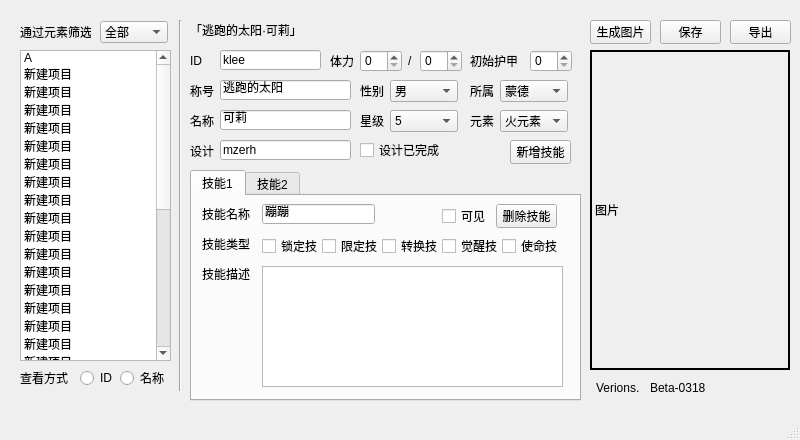
<?xml version="1.0" encoding="UTF-8"?>
<ui version="4.0">
 <class>MainWindow</class>
 <widget class="QMainWindow" name="MainWindow">
  <property name="geometry">
   <rect>
    <x>0</x>
    <y>0</y>
    <width>800</width>
    <height>440</height>
   </rect>
  </property>
  <property name="sizePolicy">
   <sizepolicy hsizetype="Preferred" vsizetype="Preferred">
    <horstretch>81</horstretch>
    <verstretch>0</verstretch>
   </sizepolicy>
  </property>
  <property name="minimumSize">
   <size>
    <width>800</width>
    <height>440</height>
   </size>
  </property>
  <property name="maximumSize">
   <size>
    <width>800</width>
    <height>440</height>
   </size>
  </property>
  <property name="windowTitle">
   <string>GK-23a 设计师编辑器</string>
  </property>
  <widget class="QWidget" name="centralwidget">
   <widget class="QTabWidget" name="tabWidget_Skill">
    <property name="geometry">
     <rect>
      <x>190</x>
      <y>170</y>
      <width>391</width>
      <height>231</height>
     </rect>
    </property>
    <property name="layoutDirection">
     <enum>Qt::LeftToRight</enum>
    </property>
    <property name="tabPosition">
     <enum>QTabWidget::North</enum>
    </property>
    <property name="currentIndex">
     <number>0</number>
    </property>
    <widget class="QWidget" name="tab_Skill1">
     <attribute name="title">
      <string>技能1</string>
     </attribute>
     <widget class="QLineEdit" name="lineEdit_Skill1_Name">
      <property name="geometry">
       <rect>
        <x>70</x>
        <y>8</y>
        <width>113</width>
        <height>20</height>
       </rect>
      </property>
      <property name="text">
       <string>蹦蹦</string>
      </property>
     </widget>
     <widget class="QLabel" name="label_Text_Skill1_Name">
      <property name="geometry">
       <rect>
        <x>10</x>
        <y>10</y>
        <width>51</width>
        <height>16</height>
       </rect>
      </property>
      <property name="text">
       <string>技能名称</string>
      </property>
     </widget>
     <widget class="QLabel" name="label_Text_Skill1_Type">
      <property name="geometry">
       <rect>
        <x>10</x>
        <y>40</y>
        <width>51</width>
        <height>16</height>
       </rect>
      </property>
      <property name="text">
       <string>技能类型</string>
      </property>
     </widget>
     <widget class="QLabel" name="label_Text_Skill1_Description">
      <property name="geometry">
       <rect>
        <x>10</x>
        <y>70</y>
        <width>51</width>
        <height>16</height>
       </rect>
      </property>
      <property name="text">
       <string>技能描述</string>
      </property>
     </widget>
     <widget class="QTextEdit" name="textEdit_Skill1_Description">
      <property name="geometry">
       <rect>
        <x>70</x>
        <y>70</y>
        <width>301</width>
        <height>121</height>
       </rect>
      </property>
     </widget>
     <widget class="QCheckBox" name="checkBox_Skill1_Shiming">
      <property name="geometry">
       <rect>
        <x>310</x>
        <y>40</y>
        <width>61</width>
        <height>20</height>
       </rect>
      </property>
      <property name="text">
       <string>使命技</string>
      </property>
     </widget>
     <widget class="QCheckBox" name="checkBox_Skill1_Xianding">
      <property name="geometry">
       <rect>
        <x>130</x>
        <y>40</y>
        <width>61</width>
        <height>20</height>
       </rect>
      </property>
      <property name="text">
       <string>限定技</string>
      </property>
     </widget>
     <widget class="QCheckBox" name="checkBox_Skill1_Suoding">
      <property name="geometry">
       <rect>
        <x>70</x>
        <y>40</y>
        <width>61</width>
        <height>20</height>
       </rect>
      </property>
      <property name="text">
       <string>锁定技</string>
      </property>
     </widget>
     <widget class="QCheckBox" name="checkBox_Skill1_Juexing">
      <property name="geometry">
       <rect>
        <x>250</x>
        <y>40</y>
        <width>61</width>
        <height>20</height>
       </rect>
      </property>
      <property name="text">
       <string>觉醒技</string>
      </property>
     </widget>
     <widget class="QCheckBox" name="checkBox_Skill1_Zhuanhuan">
      <property name="geometry">
       <rect>
        <x>190</x>
        <y>40</y>
        <width>61</width>
        <height>20</height>
       </rect>
      </property>
      <property name="text">
       <string>转换技</string>
      </property>
     </widget>
     <widget class="QPushButton" name="pushButton_Skill1_Delete">
      <property name="geometry">
       <rect>
        <x>304</x>
        <y>8</y>
        <width>61</width>
        <height>24</height>
       </rect>
      </property>
      <property name="text">
       <string>删除技能</string>
      </property>
     </widget>
     <widget class="QCheckBox" name="checkBox_Skill1_Enable">
      <property name="geometry">
       <rect>
        <x>250</x>
        <y>10</y>
        <width>51</width>
        <height>20</height>
       </rect>
      </property>
      <property name="text">
       <string>可见</string>
      </property>
     </widget>
    </widget>
    <widget class="QWidget" name="tab_Skill2">
     <attribute name="title">
      <string>技能2</string>
     </attribute>
     <widget class="QLabel" name="label_Text_Skill2_Description">
      <property name="geometry">
       <rect>
        <x>10</x>
        <y>70</y>
        <width>51</width>
        <height>16</height>
       </rect>
      </property>
      <property name="text">
       <string>技能描述</string>
      </property>
     </widget>
     <widget class="QLabel" name="label_Text_Skill2_Type">
      <property name="geometry">
       <rect>
        <x>10</x>
        <y>40</y>
        <width>51</width>
        <height>16</height>
       </rect>
      </property>
      <property name="text">
       <string>技能类型</string>
      </property>
     </widget>
     <widget class="QLabel" name="label_Text_Skill2_Name">
      <property name="geometry">
       <rect>
        <x>10</x>
        <y>10</y>
        <width>51</width>
        <height>16</height>
       </rect>
      </property>
      <property name="text">
       <string>技能名称</string>
      </property>
     </widget>
     <widget class="QTextEdit" name="textEdit_Skill2_Description">
      <property name="geometry">
       <rect>
        <x>70</x>
        <y>70</y>
        <width>301</width>
        <height>121</height>
       </rect>
      </property>
     </widget>
     <widget class="QLineEdit" name="lineEdit_Skill2_Name">
      <property name="geometry">
       <rect>
        <x>70</x>
        <y>8</y>
        <width>113</width>
        <height>20</height>
       </rect>
      </property>
      <property name="text">
       <string>蹦蹦</string>
      </property>
     </widget>
     <widget class="QCheckBox" name="checkBox_Skill2_Suoding">
      <property name="geometry">
       <rect>
        <x>70</x>
        <y>40</y>
        <width>61</width>
        <height>20</height>
       </rect>
      </property>
      <property name="text">
       <string>锁定技</string>
      </property>
     </widget>
     <widget class="QCheckBox" name="checkBox_Skill2_Xianding">
      <property name="geometry">
       <rect>
        <x>130</x>
        <y>40</y>
        <width>61</width>
        <height>20</height>
       </rect>
      </property>
      <property name="text">
       <string>限定技</string>
      </property>
     </widget>
     <widget class="QCheckBox" name="checkBox_Skill2_Zhuanhuan">
      <property name="geometry">
       <rect>
        <x>190</x>
        <y>40</y>
        <width>61</width>
        <height>20</height>
       </rect>
      </property>
      <property name="text">
       <string>转换技</string>
      </property>
     </widget>
     <widget class="QCheckBox" name="checkBox_Skill2_Juexing">
      <property name="geometry">
       <rect>
        <x>250</x>
        <y>40</y>
        <width>61</width>
        <height>20</height>
       </rect>
      </property>
      <property name="text">
       <string>觉醒技</string>
      </property>
     </widget>
     <widget class="QCheckBox" name="checkBox_Skill2_Shiming">
      <property name="geometry">
       <rect>
        <x>310</x>
        <y>40</y>
        <width>61</width>
        <height>20</height>
       </rect>
      </property>
      <property name="text">
       <string>使命技</string>
      </property>
     </widget>
     <widget class="QPushButton" name="pushButton_Skill2_Delete">
      <property name="geometry">
       <rect>
        <x>304</x>
        <y>8</y>
        <width>61</width>
        <height>24</height>
       </rect>
      </property>
      <property name="text">
       <string>删除技能</string>
      </property>
     </widget>
     <widget class="QCheckBox" name="checkBox_Skill2_Enable">
      <property name="geometry">
       <rect>
        <x>250</x>
        <y>10</y>
        <width>51</width>
        <height>20</height>
       </rect>
      </property>
      <property name="text">
       <string>可见</string>
      </property>
     </widget>
    </widget>
   </widget>
   <widget class="QLabel" name="label_Image">
    <property name="geometry">
     <rect>
      <x>590</x>
      <y>50</y>
      <width>200</width>
      <height>320</height>
     </rect>
    </property>
    <property name="styleSheet">
     <string notr="true">border: 2px solid rgb(0,0,0);</string>
    </property>
    <property name="frameShape">
     <enum>QFrame::NoFrame</enum>
    </property>
    <property name="frameShadow">
     <enum>QFrame::Plain</enum>
    </property>
    <property name="lineWidth">
     <number>10</number>
    </property>
    <property name="midLineWidth">
     <number>10</number>
    </property>
    <property name="text">
     <string>图片</string>
    </property>
   </widget>
   <widget class="QLabel" name="label_Text_Name">
    <property name="geometry">
     <rect>
      <x>190</x>
      <y>113</y>
      <width>31</width>
      <height>16</height>
     </rect>
    </property>
    <property name="text">
     <string>名称</string>
    </property>
   </widget>
   <widget class="QLabel" name="label_Text_Title">
    <property name="geometry">
     <rect>
      <x>190</x>
      <y>83</y>
      <width>31</width>
      <height>16</height>
     </rect>
    </property>
    <property name="text">
     <string>称号</string>
    </property>
   </widget>
   <widget class="QLineEdit" name="lineEdit_ID">
    <property name="geometry">
     <rect>
      <x>220</x>
      <y>50</y>
      <width>101</width>
      <height>20</height>
     </rect>
    </property>
    <property name="text">
     <string>klee</string>
    </property>
   </widget>
   <widget class="QLineEdit" name="lineEdit_Title">
    <property name="geometry">
     <rect>
      <x>220</x>
      <y>80</y>
      <width>131</width>
      <height>20</height>
     </rect>
    </property>
    <property name="text">
     <string>逃跑的太阳</string>
    </property>
   </widget>
   <widget class="QLineEdit" name="lineEdit_Name">
    <property name="geometry">
     <rect>
      <x>220</x>
      <y>110</y>
      <width>131</width>
      <height>20</height>
     </rect>
    </property>
    <property name="text">
     <string>可莉</string>
    </property>
   </widget>
   <widget class="QLineEdit" name="lineEdit_Designer">
    <property name="geometry">
     <rect>
      <x>220</x>
      <y>140</y>
      <width>131</width>
      <height>20</height>
     </rect>
    </property>
    <property name="text">
     <string>mzerh</string>
    </property>
   </widget>
   <widget class="QLabel" name="label_Text_Designer">
    <property name="geometry">
     <rect>
      <x>190</x>
      <y>143</y>
      <width>31</width>
      <height>16</height>
     </rect>
    </property>
    <property name="text">
     <string>设计</string>
    </property>
   </widget>
   <widget class="QLabel" name="label_Text_Sex">
    <property name="geometry">
     <rect>
      <x>360</x>
      <y>83</y>
      <width>31</width>
      <height>16</height>
     </rect>
    </property>
    <property name="text">
     <string>性别</string>
    </property>
   </widget>
   <widget class="QLabel" name="label_Text_StarLevel">
    <property name="geometry">
     <rect>
      <x>360</x>
      <y>113</y>
      <width>31</width>
      <height>16</height>
     </rect>
    </property>
    <property name="text">
     <string>星级</string>
    </property>
   </widget>
   <widget class="QLabel" name="label_Text_Element">
    <property name="geometry">
     <rect>
      <x>470</x>
      <y>113</y>
      <width>31</width>
      <height>16</height>
     </rect>
    </property>
    <property name="text">
     <string>元素</string>
    </property>
   </widget>
   <widget class="QLabel" name="label_Text_Country">
    <property name="geometry">
     <rect>
      <x>470</x>
      <y>83</y>
      <width>31</width>
      <height>16</height>
     </rect>
    </property>
    <property name="text">
     <string>所属</string>
    </property>
   </widget>
   <widget class="QPushButton" name="pushButton_ImageBuild">
    <property name="geometry">
     <rect>
      <x>590</x>
      <y>20</y>
      <width>61</width>
      <height>24</height>
     </rect>
    </property>
    <property name="text">
     <string>生成图片</string>
    </property>
   </widget>
   <widget class="QPushButton" name="pushButton_Save">
    <property name="geometry">
     <rect>
      <x>660</x>
      <y>20</y>
      <width>61</width>
      <height>24</height>
     </rect>
    </property>
    <property name="text">
     <string>保存</string>
    </property>
   </widget>
   <widget class="QComboBox" name="comboBox_Sex">
    <property name="geometry">
     <rect>
      <x>390</x>
      <y>80</y>
      <width>68</width>
      <height>22</height>
     </rect>
    </property>
    <item>
     <property name="text">
      <string>男</string>
     </property>
    </item>
    <item>
     <property name="text">
      <string>女</string>
     </property>
    </item>
   </widget>
   <widget class="QComboBox" name="comboBox_StarLevel">
    <property name="geometry">
     <rect>
      <x>390</x>
      <y>110</y>
      <width>68</width>
      <height>22</height>
     </rect>
    </property>
    <item>
     <property name="text">
      <string>5</string>
     </property>
    </item>
    <item>
     <property name="text">
      <string>4</string>
     </property>
    </item>
   </widget>
   <widget class="QComboBox" name="comboBox_Element">
    <property name="geometry">
     <rect>
      <x>500</x>
      <y>110</y>
      <width>68</width>
      <height>22</height>
     </rect>
    </property>
    <item>
     <property name="text">
      <string>火元素</string>
     </property>
    </item>
    <item>
     <property name="text">
      <string>水元素</string>
     </property>
    </item>
    <item>
     <property name="text">
      <string>风元素</string>
     </property>
    </item>
    <item>
     <property name="text">
      <string>雷元素</string>
     </property>
    </item>
    <item>
     <property name="text">
      <string>草元素</string>
     </property>
    </item>
    <item>
     <property name="text">
      <string>冰元素</string>
     </property>
    </item>
    <item>
     <property name="text">
      <string>岩元素</string>
     </property>
    </item>
    <item>
     <property name="text">
      <string>其他</string>
     </property>
    </item>
   </widget>
   <widget class="QComboBox" name="comboBox_Country">
    <property name="geometry">
     <rect>
      <x>500</x>
      <y>80</y>
      <width>68</width>
      <height>22</height>
     </rect>
    </property>
    <item>
     <property name="text">
      <string>蒙德</string>
     </property>
    </item>
    <item>
     <property name="text">
      <string>璃月</string>
     </property>
    </item>
    <item>
     <property name="text">
      <string>稻妻</string>
     </property>
    </item>
    <item>
     <property name="text">
      <string>须弥</string>
     </property>
    </item>
    <item>
     <property name="text">
      <string>枫丹</string>
     </property>
    </item>
    <item>
     <property name="text">
      <string>纳塔</string>
     </property>
    </item>
    <item>
     <property name="text">
      <string>至冬</string>
     </property>
    </item>
    <item>
     <property name="text">
      <string>坎瑞亚</string>
     </property>
    </item>
    <item>
     <property name="text">
      <string>其他</string>
     </property>
    </item>
   </widget>
   <widget class="QListWidget" name="listWidget_List">
    <property name="geometry">
     <rect>
      <x>20</x>
      <y>50</y>
      <width>151</width>
      <height>311</height>
     </rect>
    </property>
    <item>
     <property name="text">
      <string>A</string>
     </property>
    </item>
    <item>
     <property name="text">
      <string>新建项目</string>
     </property>
    </item>
    <item>
     <property name="text">
      <string>新建项目</string>
     </property>
    </item>
    <item>
     <property name="text">
      <string>新建项目</string>
     </property>
    </item>
    <item>
     <property name="text">
      <string>新建项目</string>
     </property>
    </item>
    <item>
     <property name="text">
      <string>新建项目</string>
     </property>
    </item>
    <item>
     <property name="text">
      <string>新建项目</string>
     </property>
    </item>
    <item>
     <property name="text">
      <string>新建项目</string>
     </property>
    </item>
    <item>
     <property name="text">
      <string>新建项目</string>
     </property>
    </item>
    <item>
     <property name="text">
      <string>新建项目</string>
     </property>
    </item>
    <item>
     <property name="text">
      <string>新建项目</string>
     </property>
    </item>
    <item>
     <property name="text">
      <string>新建项目</string>
     </property>
    </item>
    <item>
     <property name="text">
      <string>新建项目</string>
     </property>
    </item>
    <item>
     <property name="text">
      <string>新建项目</string>
     </property>
    </item>
    <item>
     <property name="text">
      <string>新建项目</string>
     </property>
    </item>
    <item>
     <property name="text">
      <string>新建项目</string>
     </property>
    </item>
    <item>
     <property name="text">
      <string>新建项目</string>
     </property>
    </item>
    <item>
     <property name="text">
      <string>新建项目</string>
     </property>
    </item>
    <item>
     <property name="text">
      <string>新建项目</string>
     </property>
    </item>
    <item>
     <property name="text">
      <string>新建项目</string>
     </property>
    </item>
    <item>
     <property name="text">
      <string>新建项目</string>
     </property>
    </item>
    <item>
     <property name="text">
      <string>新建项目</string>
     </property>
    </item>
    <item>
     <property name="text">
      <string>新建项目</string>
     </property>
    </item>
    <item>
     <property name="text">
      <string>新建项目</string>
     </property>
    </item>
    <item>
     <property name="text">
      <string>新建项目</string>
     </property>
    </item>
    <item>
     <property name="text">
      <string>新建项目</string>
     </property>
    </item>
    <item>
     <property name="text">
      <string>新建项目</string>
     </property>
    </item>
    <item>
     <property name="text">
      <string>新建项目</string>
     </property>
    </item>
    <item>
     <property name="text">
      <string>新建项目</string>
     </property>
    </item>
    <item>
     <property name="text">
      <string>新建项目</string>
     </property>
    </item>
    <item>
     <property name="text">
      <string>B</string>
     </property>
    </item>
    <item>
     <property name="text">
      <string>C</string>
     </property>
    </item>
    <item>
     <property name="text">
      <string>D</string>
     </property>
    </item>
    <item>
     <property name="text">
      <string>E</string>
     </property>
    </item>
    <item>
     <property name="text">
      <string>F</string>
     </property>
    </item>
   </widget>
   <widget class="QComboBox" name="comboBox_Filter">
    <property name="geometry">
     <rect>
      <x>100</x>
      <y>21</y>
      <width>68</width>
      <height>22</height>
     </rect>
    </property>
    <item>
     <property name="text">
      <string>全部</string>
     </property>
    </item>
    <item>
     <property name="text">
      <string>火元素</string>
     </property>
    </item>
    <item>
     <property name="text">
      <string>水元素</string>
     </property>
    </item>
    <item>
     <property name="text">
      <string>风元素</string>
     </property>
    </item>
    <item>
     <property name="text">
      <string>雷元素</string>
     </property>
    </item>
    <item>
     <property name="text">
      <string>草元素</string>
     </property>
    </item>
    <item>
     <property name="text">
      <string>冰元素</string>
     </property>
    </item>
    <item>
     <property name="text">
      <string>岩元素</string>
     </property>
    </item>
    <item>
     <property name="text">
      <string>其他</string>
     </property>
    </item>
   </widget>
   <widget class="QLabel" name="label_Text_Filter">
    <property name="geometry">
     <rect>
      <x>20</x>
      <y>24</y>
      <width>71</width>
      <height>16</height>
     </rect>
    </property>
    <property name="text">
     <string>通过元素筛选</string>
    </property>
   </widget>
   <widget class="Line" name="line">
    <property name="geometry">
     <rect>
      <x>170</x>
      <y>20</y>
      <width>20</width>
      <height>371</height>
     </rect>
    </property>
    <property name="orientation">
     <enum>Qt::Vertical</enum>
    </property>
   </widget>
   <widget class="QLabel" name="label_Text_ID">
    <property name="geometry">
     <rect>
      <x>190</x>
      <y>53</y>
      <width>31</width>
      <height>16</height>
     </rect>
    </property>
    <property name="text">
     <string>ID</string>
    </property>
   </widget>
   <widget class="QRadioButton" name="radioButton_FilterName">
    <property name="geometry">
     <rect>
      <x>120</x>
      <y>368</y>
      <width>51</width>
      <height>20</height>
     </rect>
    </property>
    <property name="text">
     <string>名称</string>
    </property>
   </widget>
   <widget class="QRadioButton" name="radioButton_FilterID">
    <property name="geometry">
     <rect>
      <x>80</x>
      <y>368</y>
      <width>41</width>
      <height>20</height>
     </rect>
    </property>
    <property name="text">
     <string>ID</string>
    </property>
   </widget>
   <widget class="QLabel" name="label_Text_Filter">
    <property name="geometry">
     <rect>
      <x>20</x>
      <y>370</y>
      <width>51</width>
      <height>16</height>
     </rect>
    </property>
    <property name="text">
     <string>查看方式</string>
    </property>
   </widget>
   <widget class="QPushButton" name="pushButton_Output">
    <property name="geometry">
     <rect>
      <x>730</x>
      <y>20</y>
      <width>61</width>
      <height>24</height>
     </rect>
    </property>
    <property name="text">
     <string>导出</string>
    </property>
   </widget>
   <widget class="QLabel" name="label_Text_Verions">
    <property name="geometry">
     <rect>
      <x>596</x>
      <y>380</y>
      <width>51</width>
      <height>16</height>
     </rect>
    </property>
    <property name="text">
     <string>Verions.</string>
    </property>
   </widget>
   <widget class="QLabel" name="label_Text_VerionsInfo">
    <property name="geometry">
     <rect>
      <x>650</x>
      <y>380</y>
      <width>141</width>
      <height>16</height>
     </rect>
    </property>
    <property name="text">
     <string>Beta-0318</string>
    </property>
   </widget>
   <widget class="QCheckBox" name="checkBox_Finish">
    <property name="geometry">
     <rect>
      <x>360</x>
      <y>140</y>
      <width>81</width>
      <height>20</height>
     </rect>
    </property>
    <property name="text">
     <string>设计已完成</string>
    </property>
   </widget>
   <widget class="QPushButton" name="pushButton_SkillAdd">
    <property name="geometry">
     <rect>
      <x>510</x>
      <y>140</y>
      <width>61</width>
      <height>24</height>
     </rect>
    </property>
    <property name="text">
     <string>新增技能</string>
    </property>
   </widget>
   <widget class="QLabel" name="label_Text_Health">
    <property name="geometry">
     <rect>
      <x>330</x>
      <y>53</y>
      <width>31</width>
      <height>16</height>
     </rect>
    </property>
    <property name="text">
     <string>体力</string>
    </property>
   </widget>
   <widget class="QSpinBox" name="spinBox_HP">
    <property name="geometry">
     <rect>
      <x>360</x>
      <y>50</y>
      <width>42</width>
      <height>22</height>
     </rect>
    </property>
   </widget>
   <widget class="QSpinBox" name="spinBox_HPMax">
    <property name="geometry">
     <rect>
      <x>420</x>
      <y>50</y>
      <width>42</width>
      <height>22</height>
     </rect>
    </property>
   </widget>
   <widget class="QLabel" name="label_Text_Health_">
    <property name="geometry">
     <rect>
      <x>408</x>
      <y>53</y>
      <width>16</width>
      <height>16</height>
     </rect>
    </property>
    <property name="text">
     <string>/</string>
    </property>
   </widget>
   <widget class="QLabel" name="label_Text_Armor">
    <property name="geometry">
     <rect>
      <x>470</x>
      <y>53</y>
      <width>51</width>
      <height>16</height>
     </rect>
    </property>
    <property name="text">
     <string>初始护甲</string>
    </property>
   </widget>
   <widget class="QSpinBox" name="spinBox_Armor">
    <property name="geometry">
     <rect>
      <x>530</x>
      <y>50</y>
      <width>42</width>
      <height>22</height>
     </rect>
    </property>
   </widget>
   <widget class="QLabel" name="label_Text_AllName">
    <property name="geometry">
     <rect>
      <x>190</x>
      <y>20</y>
      <width>381</width>
      <height>20</height>
     </rect>
    </property>
    <property name="text">
     <string>「逃跑的太阳·可莉」</string>
    </property>
    <property name="textFormat">
     <enum>Qt::PlainText</enum>
    </property>
    <property name="wordWrap">
     <bool>false</bool>
    </property>
    <property name="openExternalLinks">
     <bool>false</bool>
    </property>
   </widget>
  </widget>
  <widget class="QMenuBar" name="menubar">
   <property name="geometry">
    <rect>
     <x>0</x>
     <y>0</y>
     <width>800</width>
     <height>22</height>
    </rect>
   </property>
  </widget>
  <widget class="QStatusBar" name="statusbar"/>
 </widget>
 <resources/>
 <connections/>
</ui>
